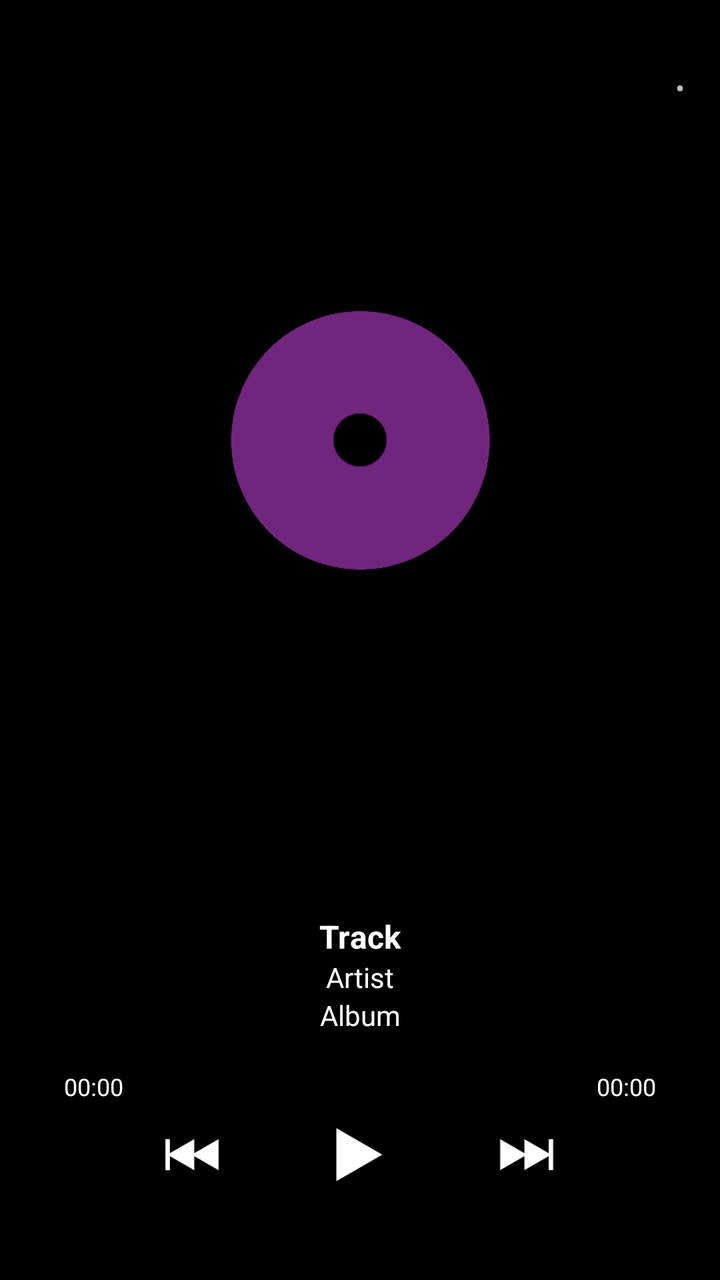
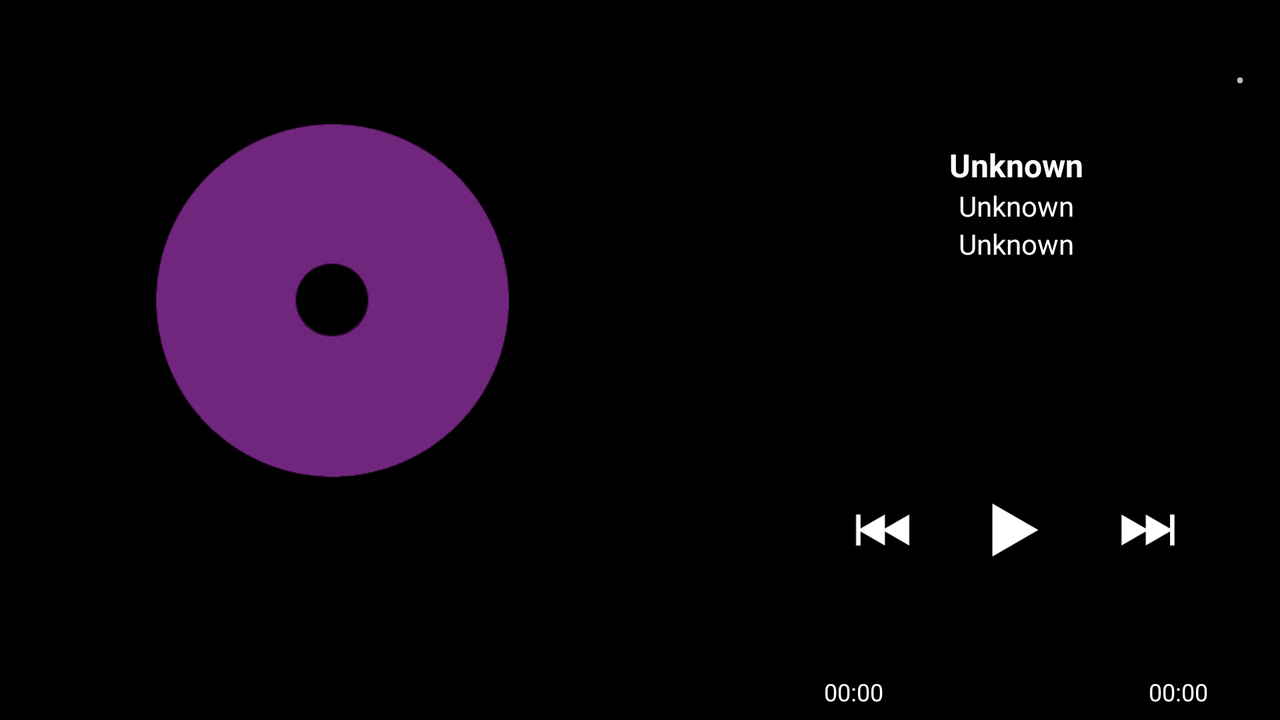

An Android layout and its configuration variant, each rendered on a device that would load it. The default file and the variant file are quoted in full after the pictures.
<!-- AndroidManifest.xml: application theme AppTheme -->
<!-- res/layout/main_4x3.xml -->
<?xml version="1.0" encoding="utf-8"?>
<RelativeLayout xmlns:android="http://schemas.android.com/apk/res/android"
    android:id="@+id/mainlayout"
    android:layout_width="fill_parent"
    android:layout_height="fill_parent"
    android:layout_marginBottom="8dp"
    android:layout_marginLeft="8dp"
    android:layout_marginRight="8dp"
    android:layout_marginTop="8dp"
    android:gravity="center"
    android:orientation="vertical" >

    <ImageView
        android:id="@+id/backgroundIV"
        android:layout_width="match_parent"
        android:layout_height="match_parent"
        android:layout_marginTop="24dp"
        android:src="@drawable/corner4" />

    <RelativeLayout
        android:id="@+id/LES"
        android:layout_width="40dp"
        android:layout_height="40dp"
        android:layout_alignParentRight="true"
        android:layout_alignParentTop="true"
        android:layout_marginTop="24dp"
        android:gravity="center" >

        <Button
            android:id="@+id/lyrics"
            android:layout_width="match_parent"
            android:layout_height="match_parent"
            android:layout_alignParentBottom="true"
            android:background="@drawable/button_background" />

        <ImageView
            android:id="@+id/ImageView01"
            android:layout_width="25dp"
            android:layout_height="25dp"
            android:layout_centerInParent="true"
            android:src="@null" />

        <TextView
            android:id="@+id/textView2"
            android:layout_width="wrap_content"
            android:layout_height="wrap_content"
            android:layout_centerInParent="true"
            android:text="•" />
    </RelativeLayout>

    <LinearLayout
        android:layout_width="match_parent"
        android:layout_height="match_parent"
        android:layout_centerHorizontal="true"
        android:gravity="center"
        android:orientation="vertical" >

        <ImageView
            android:id="@+id/imageView1"
            android:layout_width="220dp"
            android:layout_height="0dp"
            android:layout_gravity="center_horizontal"
            android:layout_marginTop="4dp"
            android:layout_weight="20"
            android:src="@drawable/default_album" />

        <TextView
            android:layout_width="wrap_content"
            android:layout_height="0dp"
            android:layout_weight="1" />

        <LinearLayout
            android:id="@+id/tll"
            android:layout_width="wrap_content"
            android:layout_height="wrap_content"
            android:layout_marginBottom="-4dp"
            android:orientation="vertical" >

            <TextView
                android:id="@+id/track"
                android:layout_width="wrap_content"
                android:layout_height="wrap_content"
                android:layout_gravity="center_horizontal"
                android:gravity="center_horizontal"
                android:shadowColor="#80000000"
                android:shadowDx="2"
                android:shadowDy="2"
                android:shadowRadius="2"
                android:singleLine="true"
                android:text="Track"
                android:textColor="#FFFFFF"
                android:textSize="16sp"
                android:textStyle="bold" />

            <TextView
                android:id="@+id/artist"
                android:layout_width="wrap_content"
                android:layout_height="wrap_content"
                android:layout_gravity="center_horizontal"
                android:gravity="center_horizontal"
                android:shadowColor="#80000000"
                android:shadowDx="2"
                android:shadowDy="2"
                android:shadowRadius="2"
                android:singleLine="true"
                android:text="Artist"
                android:textColor="#FFFFFF"
                android:textSize="14sp" />

            <TextView
                android:id="@+id/album"
                android:layout_width="wrap_content"
                android:layout_height="wrap_content"
                android:layout_gravity="center_horizontal"
                android:gravity="center_horizontal"
                android:shadowColor="#80000000"
                android:shadowDx="2"
                android:shadowDy="2"
                android:shadowRadius="2"
                android:singleLine="true"
                android:text="Album"
                android:textColor="#FFFFFF"
                android:textSize="14sp" />
        </LinearLayout>

        <TextView
            android:layout_width="wrap_content"
            android:layout_height="0dp"
            android:layout_weight="1" />

        <LinearLayout
            android:id="@+id/timelayout"
            android:layout_width="match_parent"
            android:layout_height="wrap_content"
            android:layout_marginLeft="32dp"
            android:layout_marginRight="32dp" >

            <TextView
                android:id="@+id/curtime"
                android:layout_width="0dp"
                android:layout_height="wrap_content"
                android:layout_weight="1"
                android:shadowColor="#80000000"
                android:shadowDx="2"
                android:shadowDy="2"
                android:shadowRadius="2"
                android:text="00:00"
                android:textAppearance="?android:attr/textAppearanceSmall"
                android:textColor="#FFFFFF"
                android:textSize="12sp" />

            <TextView
                android:id="@+id/totaltime"
                android:layout_width="wrap_content"
                android:layout_height="wrap_content"
                android:layout_gravity="end"
                android:shadowColor="#80000000"
                android:shadowDx="2"
                android:shadowDy="2"
                android:shadowRadius="2"
                android:text="00:00"
                android:textAppearance="?android:attr/textAppearanceSmall"
                android:textColor="#FFFFFF"
                android:textSize="12sp" />
        </LinearLayout>

        <ProgressBar
            android:id="@+id/progress"
            style="?android:attr/progressBarStyleHorizontal"
            android:layout_width="match_parent"
            android:layout_height="wrap_content"
            android:layout_marginLeft="32dp"
            android:layout_marginRight="32dp"
            android:progressDrawable="@drawable/seekbar" />

        <LinearLayout
            android:id="@+id/relativeLayout1"
            android:layout_width="match_parent"
            android:layout_height="wrap_content"
            android:layout_marginBottom="4dp"
            android:gravity="center_vertical" >

            <TextView
                android:layout_width="0dp"
                android:layout_height="wrap_content"
                android:layout_weight="2.2" />

            <RelativeLayout
                android:id="@+id/relativeLayout2"
                android:layout_width="52.0dip"
                android:layout_height="52.0dip" >

                <Button
                    android:id="@+id/prev_button"
                    android:layout_width="52dp"
                    android:layout_height="52dp"
                    android:layout_centerInParent="true"
                    android:background="@drawable/button_background" />

                <ImageView
                    android:id="@+id/PrevIV"
                    android:layout_width="44dp"
                    android:layout_height="44dp"
                    android:layout_centerInParent="true"
                    android:src="@drawable/prev" />
            </RelativeLayout>

            <TextView
                android:layout_width="0dp"
                android:layout_height="wrap_content"
                android:layout_weight="1" />

            <RelativeLayout
                android:id="@+id/relativeLayout3"
                android:layout_width="52.0dip"
                android:layout_height="52.0dip"
                android:layout_centerHorizontal="true" >

                <Button
                    android:id="@+id/play_button"
                    android:layout_width="52dp"
                    android:layout_height="52dp"
                    android:layout_centerInParent="true"
                    android:background="@drawable/button_background" />

                <ImageView
                    android:id="@+id/PlayPauseIV"
                    android:layout_width="44dp"
                    android:layout_height="44dp"
                    android:layout_centerInParent="true"
                    android:src="@drawable/play" />
            </RelativeLayout>

            <TextView
                android:layout_width="0dp"
                android:layout_height="wrap_content"
                android:layout_weight="1" />

            <RelativeLayout
                android:id="@+id/RelativeLayout01"
                android:layout_width="52.0dip"
                android:layout_height="52.0dip"
                android:layout_alignParentRight="true" >

                <Button
                    android:id="@+id/next_button"
                    android:layout_width="52dp"
                    android:layout_height="52dp"
                    android:layout_centerInParent="true"
                    android:background="@drawable/button_background" />

                <ImageView
                    android:id="@+id/NextIV"
                    android:layout_width="44dp"
                    android:layout_height="44dp"
                    android:layout_centerInParent="true"
                    android:src="@drawable/next" />
            </RelativeLayout>

            <TextView
                android:layout_width="0dp"
                android:layout_height="wrap_content"
                android:layout_weight="2.2" />
        </LinearLayout>

        <TextView
            android:layout_width="wrap_content"
            android:layout_height="0dp"
            android:layout_weight="1.5" />
    </LinearLayout>

</RelativeLayout>
<!-- resources referenced by this layout -->
<resources>
  <!-- drawable button_background (drawable) -->
  <?xml version="1.0" encoding="utf-8"?>
  <selector
    xmlns:android="http://schemas.android.com/apk/res/android">
      <item android:state_window_focused="false" android:state_enabled="true" android:drawable="@color/transparent" />
      <item android:state_window_focused="false" android:state_enabled="false" android:drawable="@color/transparent" />
      <item android:state_pressed="true" android:drawable="@color/transwhite"/>
      <item android:state_enabled="true" android:drawable="@color/transparent" />
      <item android:state_focused="true" android:drawable="@color/transparent" />
      <item android:drawable="@color/transparent" />
  </selector>
  <!-- drawable corner4 (drawable) -->
  <?xml version="1.0" encoding="utf-8"?>
  <shape xmlns:android="http://schemas.android.com/apk/res/android" >
      <corners android:radius="8dp"/>
      <padding android:left="0dp" android:right="0dp" android:top="0dp" android:bottom="0dp"/>
  </shape>
  <!-- drawable default_album: png bitmap (drawable, 8236 bytes) -->
  <!-- drawable next: png bitmap (drawable, 5921 bytes) -->
  <!-- drawable play: png bitmap (drawable, 5513 bytes) -->
  <!-- drawable prev: png bitmap (drawable, 5634 bytes) -->
  <!-- from res/values-v11/ -->
  <style name="AppTheme" parent="android:Theme.Holo">
          <item name="android:actionBarStyle">@style/Theme.MyAppTheme.ActionBar</item>
          <item name="android:windowBackground">@color/dark_background</item>
      </style>
  <color name="transparent">#00000000</color>
  <color name="transwhite">#80a1a1a1</color>
  <!-- from res/values-v11/ -->
  <style name="Theme.MyAppTheme.ActionBar" parent="@android:style/Widget.Holo.ActionBar">
              <item name="android:background">@color/dark_background</item>
      </style>
  <color name="dark_background">#000000</color>
</resources>
<!-- res/layout-land/main_4x3.xml (the author's variant of the layout above) -->
<!-- drawn on the phone turned sideways -->
<?xml version="1.0" encoding="utf-8"?>
<RelativeLayout xmlns:android="http://schemas.android.com/apk/res/android"
    android:id="@+id/mainlayout"
    android:layout_width="fill_parent"
    android:layout_height="fill_parent"
    android:layout_marginBottom="4dp"
    android:layout_marginLeft="8dp"
    android:layout_marginRight="8dp"
    android:layout_marginTop="4dp"
    android:gravity="center"
    android:orientation="vertical" >

    <ImageView
        android:id="@+id/backgroundIV"
        android:layout_width="match_parent"
        android:layout_height="match_parent"
        android:layout_alignTop="@+id/llayout"
        android:layout_marginTop="20dp"
        android:src="@drawable/corner4" />

    <LinearLayout
        android:layout_width="match_parent"
        android:layout_height="match_parent"
        android:orientation="horizontal" >

        <ImageView
            android:id="@+id/imageView1"
            android:layout_width="300dp"
            android:layout_height="match_parent"
            android:layout_marginLeft="16dp"
            android:adjustViewBounds="true"
            android:scaleType="fitStart"
            android:src="@drawable/default_album" />

        <TextView
            android:id="@+id/textView1"
            android:layout_width="fill_parent"
            android:layout_height="wrap_content" />
    </LinearLayout>

    <LinearLayout
        android:id="@+id/llayout"
        android:layout_width="match_parent"
        android:layout_height="match_parent"
        android:orientation="horizontal" >

        <ImageView
            android:id="@+id/iV"
            android:layout_width="wrap_content"
            android:layout_height="match_parent"
            android:layout_marginLeft="16dp"
            android:adjustViewBounds="true"
            android:alpha="0"
            android:src="@drawable/default_album" />

        <LinearLayout
            android:id="@+id/tll"
            android:layout_width="0dp"
            android:layout_height="match_parent"
            android:layout_marginLeft="8dp"
            android:layout_marginRight="8dp"
            android:layout_marginTop="20dp"
            android:layout_weight="1"
            android:gravity="center"
            android:orientation="vertical" >

            <LinearLayout
                android:layout_width="match_parent"
                android:layout_height="0dp"
                android:layout_weight="1"
                android:gravity="center"
                android:orientation="vertical" >

                <TextView
                    android:id="@+id/track"
                    android:layout_width="wrap_content"
                    android:layout_height="wrap_content"
                    android:ellipsize="marquee"
                    android:gravity="center_horizontal"
                    android:shadowColor="#80000000"
                    android:shadowDx="2"
                    android:shadowDy="2"
                    android:shadowRadius="2"
                    android:singleLine="true"
                    android:text="Unknown"
                    android:textColor="#FFFFFF"
                    android:textSize="16sp"
                    android:textStyle="bold" />

                <TextView
                    android:id="@+id/artist"
                    android:layout_width="wrap_content"
                    android:layout_height="wrap_content"
                    android:ellipsize="marquee"
                    android:gravity="center_horizontal"
                    android:shadowColor="#80000000"
                    android:shadowDx="2"
                    android:shadowDy="2"
                    android:shadowRadius="2"
                    android:singleLine="true"
                    android:text="Unknown"
                    android:textColor="#FFFFFF"
                    android:textSize="14sp" />

                <TextView
                    android:id="@+id/album"
                    android:layout_width="wrap_content"
                    android:layout_height="wrap_content"
                    android:ellipsize="marquee"
                    android:gravity="center_horizontal"
                    android:shadowColor="#80000000"
                    android:shadowDx="2"
                    android:shadowDy="2"
                    android:shadowRadius="2"
                    android:singleLine="true"
                    android:text="Unknown"
                    android:textColor="#FFFFFF"
                    android:textSize="14sp" />
            </LinearLayout>

            <LinearLayout
                android:id="@+id/relativeLayout1"
                android:layout_width="match_parent"
                android:layout_height="0dp"
                android:layout_marginBottom="4dp"
                android:layout_weight="1"
                android:gravity="center_vertical" >

                <TextView
                    android:id="@+id/TextView03"
                    android:layout_width="0dp"
                    android:layout_height="wrap_content"
                    android:layout_weight="2.2" />

                <RelativeLayout
                    android:id="@+id/relativeLayout2"
                    android:layout_width="52.0dip"
                    android:layout_height="52.0dip" >

                    <Button
                        android:id="@+id/prev_button"
                        android:layout_width="52dp"
                        android:layout_height="52dp"
                        android:layout_centerInParent="true"
                        android:background="@drawable/button_background" />

                    <ImageView
                        android:id="@+id/PrevIV"
                        android:layout_width="44dp"
                        android:layout_height="44dp"
                        android:layout_centerInParent="true"
                        android:src="@drawable/prev" />
                </RelativeLayout>

                <TextView
                    android:id="@+id/TextView02"
                    android:layout_width="0dp"
                    android:layout_height="wrap_content"
                    android:layout_weight="1" />

                <RelativeLayout
                    android:id="@+id/relativeLayout3"
                    android:layout_width="52.0dip"
                    android:layout_height="52.0dip"
                    android:layout_centerHorizontal="true" >

                    <Button
                        android:id="@+id/play_button"
                        android:layout_width="52dp"
                        android:layout_height="52dp"
                        android:layout_centerInParent="true"
                        android:background="@drawable/button_background" />

                    <ImageView
                        android:id="@+id/PlayPauseIV"
                        android:layout_width="44dp"
                        android:layout_height="44dp"
                        android:layout_centerInParent="true"
                        android:src="@drawable/play" />
                </RelativeLayout>

                <TextView
                    android:layout_width="0dp"
                    android:layout_height="wrap_content"
                    android:layout_weight="1" />

                <RelativeLayout
                    android:id="@+id/RelativeLayout01"
                    android:layout_width="52.0dip"
                    android:layout_height="52.0dip"
                    android:layout_alignParentRight="true" >

                    <Button
                        android:id="@+id/next_button"
                        android:layout_width="52dp"
                        android:layout_height="52dp"
                        android:layout_centerInParent="true"
                        android:background="@drawable/button_background" />

                    <ImageView
                        android:id="@+id/NextIV"
                        android:layout_width="44dp"
                        android:layout_height="44dp"
                        android:layout_centerInParent="true"
                        android:src="@drawable/next" />
                </RelativeLayout>

                <TextView
                    android:layout_width="0dp"
                    android:layout_height="wrap_content"
                    android:layout_weight="2.2" />
            </LinearLayout>

            <LinearLayout
                android:layout_width="match_parent"
                android:layout_height="wrap_content"
                android:layout_marginTop="-16dp"
                android:orientation="vertical" >

                <ProgressBar
                    android:id="@+id/progress"
                    style="?android:attr/progressBarStyleHorizontal"
                    android:layout_width="match_parent"
                    android:layout_height="wrap_content"
                    android:layout_marginLeft="16dp"
                    android:layout_marginRight="16dp"
                    android:layout_marginTop="8dp"
                    android:layout_weight="0"
                    android:progressDrawable="@drawable/seekbar" />

                <LinearLayout
                    android:id="@+id/timelayout"
                    android:layout_width="match_parent"
                    android:layout_height="wrap_content"
                    android:layout_marginBottom="6dp"
                    android:layout_marginLeft="28dp"
                    android:layout_marginRight="28dp"
                    android:layout_marginTop="-6dp"
                    android:layout_weight="0" >

                    <TextView
                        android:id="@+id/curtime"
                        android:layout_width="0dp"
                        android:layout_height="wrap_content"
                        android:layout_weight="1"
                        android:shadowColor="#80000000"
                        android:shadowDx="2"
                        android:shadowDy="2"
                        android:shadowRadius="2"
                        android:text="00:00"
                        android:textAppearance="?android:attr/textAppearanceSmall"
                        android:textColor="#FFFFFF"
                        android:textSize="12sp" />

                    <TextView
                        android:id="@+id/totaltime"
                        android:layout_width="wrap_content"
                        android:layout_height="wrap_content"
                        android:layout_gravity="end"
                        android:layout_weight="0"
                        android:shadowColor="#80000000"
                        android:shadowDx="2"
                        android:shadowDy="2"
                        android:shadowRadius="2"
                        android:text="00:00"
                        android:textAppearance="?android:attr/textAppearanceSmall"
                        android:textColor="#FFFFFF"
                        android:textSize="12sp" />
                </LinearLayout>
            </LinearLayout>
        </LinearLayout>
    </LinearLayout>

    <RelativeLayout
        android:id="@+id/LES"
        android:layout_width="40dp"
        android:layout_height="40dp"
        android:layout_alignParentRight="true"
        android:layout_alignParentTop="true"
        android:layout_marginTop="20dp"
        android:gravity="center" >

        <Button
            android:id="@+id/lyrics"
            android:layout_width="match_parent"
            android:layout_height="match_parent"
            android:layout_alignParentBottom="true"
            android:background="@drawable/button_background" />

        <ImageView
            android:id="@+id/ImageView01"
            android:layout_width="25dp"
            android:layout_height="25dp"
            android:layout_centerInParent="true"
            android:src="@null" />

        <TextView
            android:id="@+id/textView2"
            android:layout_width="wrap_content"
            android:layout_height="wrap_content"
            android:layout_centerInParent="true"
            android:text="•" />
    </RelativeLayout>

</RelativeLayout>
